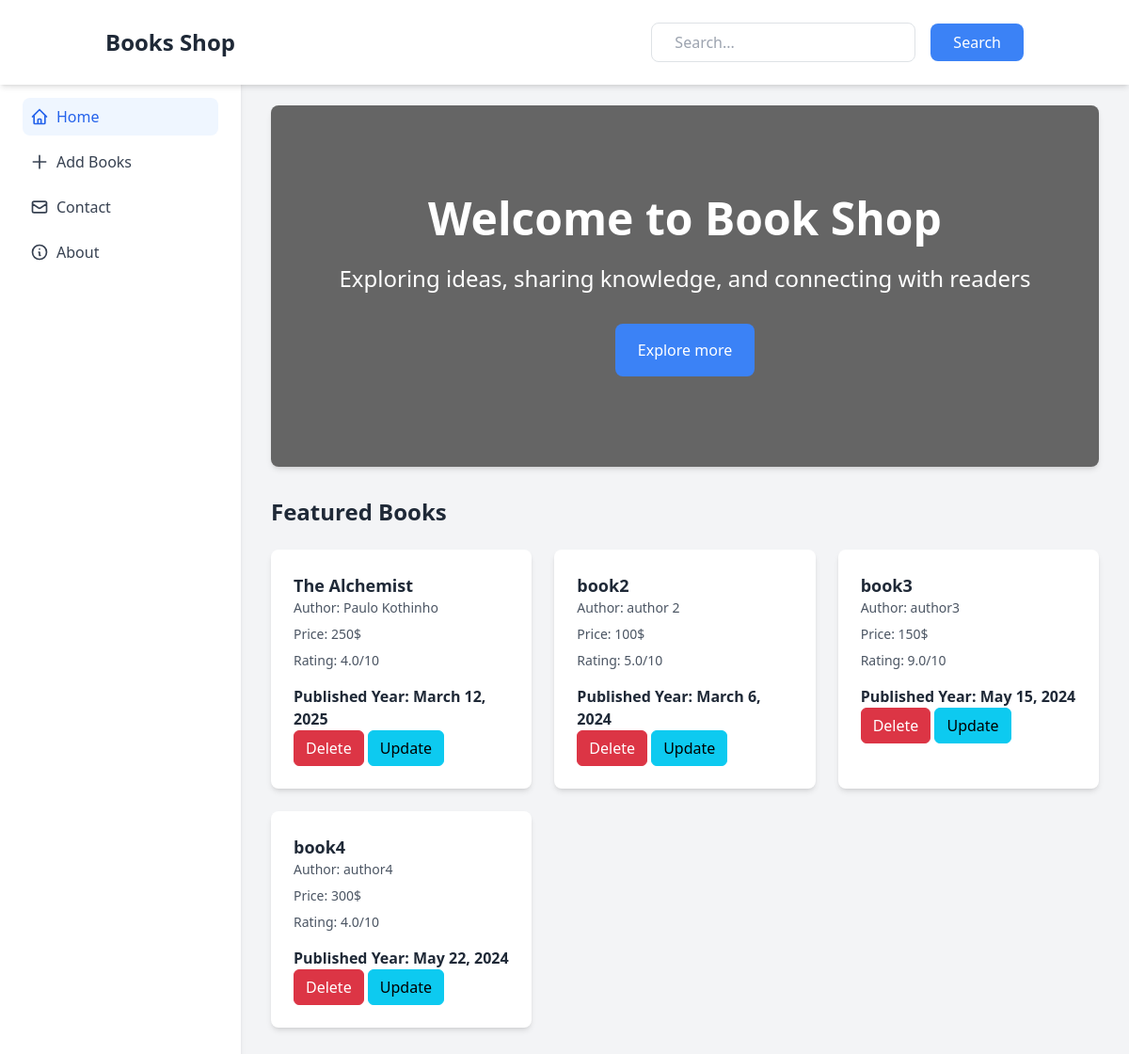
The page / on the database its author committed.
### books/models.py (models this page shows, shortened)
class Book(models.Model):
    title = models.CharField(max_length=100)
    author = models.CharField(max_length=100)
    price = models.IntegerField()
    published_year = models.DateField()
    rating = models.FloatField()
    cover = models.ImageField(upload_to='covers/', null=True, blank=True)

### books/views.py (the view)
# urls.py: 2. Add a URL to urlpatterns:  path('', views.home, name='home')
def home(request):
    books = Book.objects.all()
    return render(request, 'home.html', {'books': books})

### books/templates/home.html (shortened to what this page needs)
{% extends 'base.html' %}
{% block content %}
<main class="auto p-8 ml-64">
    <section class="bg-white rounded-lg shadow-md overflow-hidden mb-8">
        <div class="relative">
            <img src="https://picsum.photos/1200/400?random=20" alt="Hero image" class="w-full h-96 object-cover">
            <div class="absolute inset-0 bg-black bg-opacity-50 flex items-center justify-center text-center px-4">
                <div class="text-white">
                    <h1 class="text-2xl md:text-5xl font-bold mb-4">Welcome to Book Shop</h1>
                    <p class="text-xl md:text-2xl mb-8">Exploring ideas, sharing knowledge, and connecting with readers</p>
                    <a href="#featured" class="bg-blue-500 text-white px-6 py-3 rounded-lg hover:bg-blue-600 transition duration-200 inline-block">Explore more</a>
                </div>
            </div>
        </div>
    </section>
    <section id="featured" class="mb-8">
        <h2 class="text-2xl font-bold text-gray-800 mb-6">Featured Books</h2>
        <div class="grid grid-cols-1 md:grid-cols-2 lg:grid-cols-3 gap-6">
            {% for book in books %}
                <div class="bg-white rounded-lg shadow-md p-6">
                    <h5 class="text-lg font-bold text-gray-800">{{ book.title }}</h5>
                    <h6 class="text-sm text-gray-600 mb-2">Author: {{ book.author }}</h6>
                    <h6 class="text-sm text-gray-600 mb-2">Price: {{ book.price }}$</h6>
                    <h6 class="text-sm text-gray-600 mb-2">Rating: {{ book.rating }}/10</h6>
                    <p class="text-gray-800 font-semibold"><strong>Published Year:</strong> {{ book.published_year }}</p>
                    <a href="{% url 'delete_book' book.id %}" type="button" class="btn btn-danger">Delete</a>
                    <a href="{% url 'update_book' book.id %}" type="button" class="btn btn-info">Update</a>
                </div>
            {% empty %}
                <p class="text-center">No books available.</p>
            {% endfor %}
        </div>
    </section>
</main>
{% endblock %}

### books/templates/base.html (shortened to what this page needs)
<!DOCTYPE html>
<html lang="en">
<head>
        <link href="https://cdn.jsdelivr.net/npm/bootstrap@5.3.0/dist/css/bootstrap.min.css" rel="stylesheet">
        <script src="https://cdn.tailwindcss.com"></script>
</head>
<body class="bg-gray-100">
    <header class="bg-white shadow-md fixed w-full top-0 z-50">
        <div class="container mx-auto px-4 py-4">
            <div class="flex items-center justify-between">
                <h1 class="text-2xl font-bold text-gray-800">Books Shop</h1>
                <div class="flex items-center space-x-4">
                    <input type="search" placeholder="Search..." class="px-4 py-2 rounded-lg border border-gray-300 focus:outline-none focus:ring-2 focus:ring-blue-500">
                    <button class="bg-blue-500 text-white px-4 py-2 rounded-lg hover:bg-blue-600 transition duration-200">Search</button>
                </div>
            </div>
        </div>
    </header>
    <div class="flex min-h-screen pt-20">
        <aside class="w-64 bg-white shadow-md fixed h-full left-0 overflow-y-auto">
            <nav class="p-4">
                <ul class="space-y-2">
                    <li>
                        <a href="/" class="flex items-center space-x-2 p-2 bg-blue-50 rounded-lg text-blue-600 transition duration-200">
                            <span>Home</span>
                        </a>
                    </li>
                    <li>
                        <a href="/add_book" class="flex items-center space-x-2 p-2 hover:bg-blue-50 rounded-lg text-gray-700 hover:text-blue-600 transition duration-200">
                            <svg xmlns="http://www.w3.org/2000/svg" class="h-5 w-5" fill="none" viewBox="0 0 24 24" stroke="currentColor">
                                <path stroke-linecap="round" stroke-linejoin="round" stroke-width="2" d="M12 4v16m-8-8h16" />
                            </svg>
                            <span>Add Books</span>
                        </a>
                    </li>
                    <li>
                        <a href="/contact" class="flex items-center space-x-2 p-2 hover:bg-blue-50 rounded-lg text-gray-700 hover:text-blue-600 transition duration-200">
                            <svg xmlns="http://www.w3.org/2000/svg" class="h-5 w-5" fill="none" viewBox="0 0 24 24" stroke="currentColor">
                                <path stroke-linecap="round" stroke-linejoin="round" stroke-width="2" d="M3 8l7.89 5.26a2 2 0 002.22 0L21 8M5 19h14a2 2 0 002-2V7a2 2 0 00-2-2H5a2 2 0 00-2 2v10a2 2 0 002 2z" />
                            </svg>
                            <span>Contact</span>
                        </a>
                    </li>
                    <li>
                        <a href="/about" class="flex items-center space-x-2 p-2 hover:bg-blue-50 rounded-lg text-gray-700 hover:text-blue-600 transition duration-200">
                            <svg xmlns="http://www.w3.org/2000/svg" class="h-5 w-5" fill="none" viewBox="0 0 24 24" stroke="currentColor">
                                <path stroke-linecap="round" stroke-linejoin="round" stroke-width="2" d="M13 16h-1v-4h-1m1-4h.01M21 12a9 9 0 11-18 0 9 9 0 0118 0z" />
                            </svg>
                            <span>About</span>
                        </a>
                    </li>
                </ul>
            </nav>
        </aside>
         {% block content %}
         {% endblock %}
    </div>
</body>
</html>

### rows shown on the page
Book: title "The Alchemist", author "Paulo Kothinho", price "250", rating "4.0", published_year "March 12, 2025"
Book: title "book2", author "author 2", price "100", rating "5.0", published_year "March 6, 2024"
Book: title "book3", author "author3", price "150", rating "9.0", published_year "May 15, 2024"
Book: title "book4", author "author4", price "300", rating "4.0", published_year "May 22, 2024"
